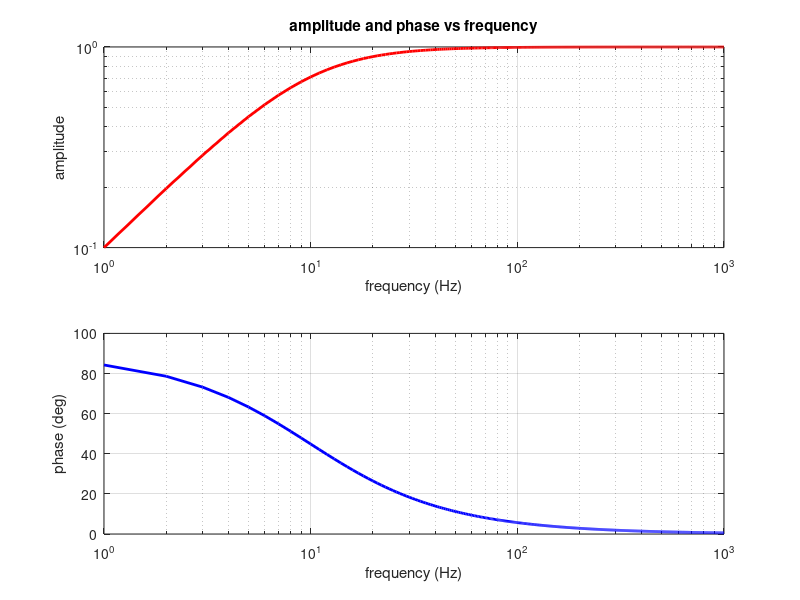

This chart was generated by the following MATLAB code:
clc;clear all;close all;
r =16000;
c =1e-6;
f =1:1000;
vr =(j*2*pi*f*r*c)./(1+j*2*pi*f*r*c);
amp =abs(vr);
phase =angle(vr)*180/pi;
subplot(2,1,1);
loglog(f,amp,'r-','linewidth',2);
title('amplitude and phase vs frequency');
xlabel('frequency (Hz)');
ylabel('amplitude');
grid on;
subplot(2,1,2);
semilogx(f,phase,'blue-','linewidth',2);
xlabel('frequency (Hz)');
ylabel('phase (deg)');
grid on;